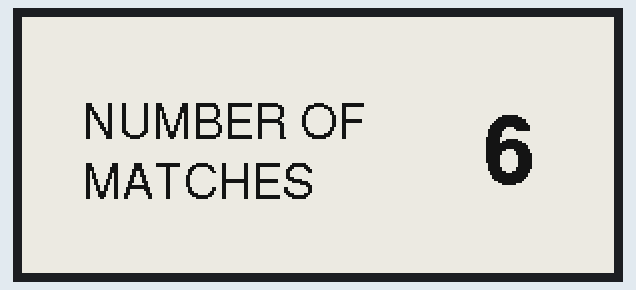
The sketch below on a simulated Arduino Uno, built for the host (arithmetic inside an expression is 32-bit, double 64-bit). On the bench: 296×128 one-colour display.

Above: at 2.1 s.

The sketch:

ePaper2.ino
```cpp
#include <SPI.h>
#include <GxEPD.h>
#include <GxGDEH029A1/GxGDEH029A1.cpp>
#include <GxIO/GxIO_SPI/GxIO_SPI.cpp>
#include <GxIO/GxIO.cpp>
#include <Fonts/FreeSans12pt7b.h>
#include <Fonts/FreeSansBold24pt7b.h>

// BUSY -> 4, RST -> 2, DC -> 0, CS -> 15, CLK -> 14, DIN -> 13, GND -> GND, 3.3V -> 3.3V

//#define BUSY 4
//#define DC   0
//#define DIN  13
//#define CLK  14
//#define CS   15
//#define RST  2

// 15, 2, 13, 14, 12
// BUSY -> 4, RST -> 2, DC -> 0, CS -> 15, CLK -> 14, DIN -> 13, GND -> GND, 3.3V -> 3.3V
#define RST  -1
#define DIN  13
#define CLK  14
#define BUSY 12
#define CS   15
#define DC   2

GxIO_Class io(SPI, CS, DC, RST);
GxEPD_Class display(io, RST, BUSY);

void setup() {
  Serial.begin(115200);
  display.init();
  display.fillScreen(GxEPD_WHITE);
  display.setTextColor(GxEPD_BLACK);
  display.setRotation(3);

  display.setFont(&FreeSans12pt7b);
  display.setCursor(30, 60);
  display.println("NUMBER OF");
  display.setCursor(30, 90);
  display.println("MATCHES");

  display.setFont(&FreeSansBold24pt7b);
  display.setCursor(230, 82);
  display.println("6");
  display.update();
}

void loop() {
//  display.drawCornerTest();
//  delay(2000);
//  display.drawPaged(showFontCallback);
//  delay(2000);
}
```
